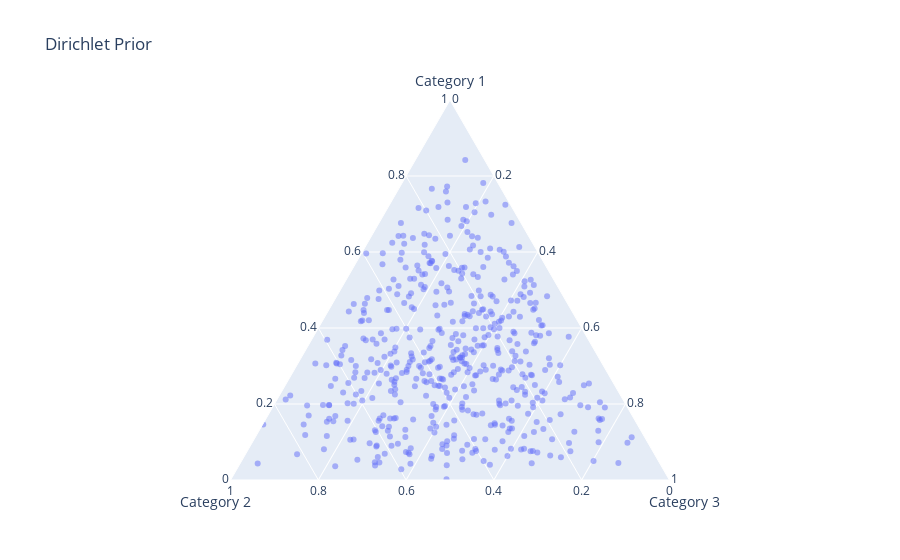
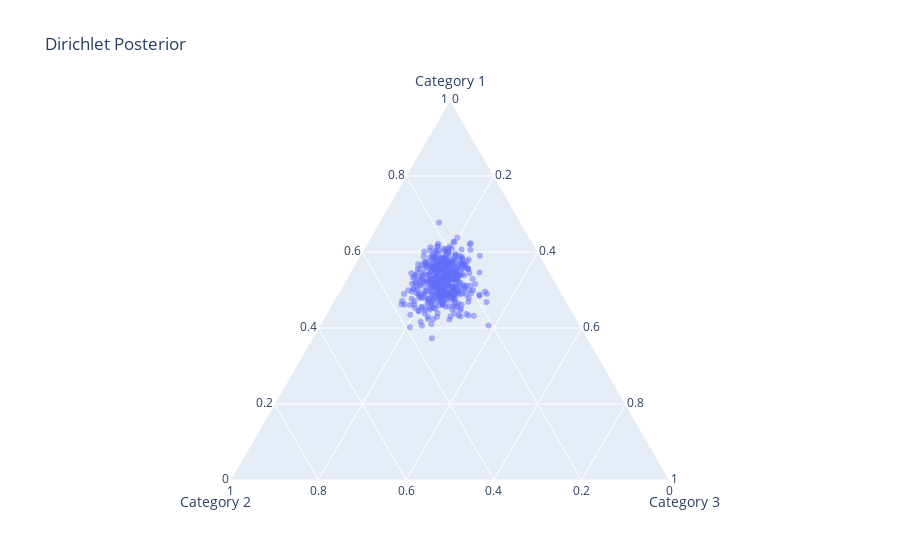

The notebook cell saved with these charts, in order:
### Code cell
# Plot Dirichlet prior
fig_prior = px.scatter_ternary(df_prior, a="Category 1", b="Category 2", c="Category 3",
                                title="Dirichlet Prior",
                                opacity=0.5)
fig_prior.show()

# Plot Dirichlet posterior
fig_posterior = px.scatter_ternary(df_posterior, a="Category 1", b="Category 2", c="Category 3",
                                   title="Dirichlet Posterior",
                                   opacity=0.5)
fig_posterior.show()

### Figure 1 — Plotly figure (JSON) as saved in the notebook; plotly's stock layout.template omitted (floating-point values rounded to 4 significant figures; data arrays with more than 128 entries replaced by an {"elided": "..."} marker saying what was removed)
{"data": [{"a": {"elided": "500 float values"}, "b": {"elided": "500 float values"}, "c": {"elided": "500 float values"}, "hovertemplate": "Category 1=%{a}<br>Category 2=%{b}<br>Category 3=%{c}<extra></extra>", "legendgroup": "", "marker": {"color": "#636efa", "opacity": 0.5, "symbol": "circle"}, "mode": "markers", "name": "", "showlegend": false, "subplot": "ternary", "type": "scatterternary"}], "layout": {"legend": {"tracegroupgap": 0}, "ternary": {"aaxis": {"title": {"text": "Category 1"}}, "baxis": {"title": {"text": "Category 2"}}, "caxis": {"title": {"text": "Category 3"}}, "domain": {"x": [0, 1], "y": [0, 1]}}, "title": {"text": "Dirichlet Prior"}}}

### Figure 2 — Plotly figure (JSON) as saved in the notebook; plotly's stock layout.template omitted (floating-point values rounded to 4 significant figures; data arrays with more than 128 entries replaced by an {"elided": "..."} marker saying what was removed)
{"data": [{"a": {"elided": "500 float values"}, "b": {"elided": "500 float values"}, "c": {"elided": "500 float values"}, "hovertemplate": "Category 1=%{a}<br>Category 2=%{b}<br>Category 3=%{c}<extra></extra>", "legendgroup": "", "marker": {"color": "#636efa", "opacity": 0.5, "symbol": "circle"}, "mode": "markers", "name": "", "showlegend": false, "subplot": "ternary", "type": "scatterternary"}], "layout": {"legend": {"tracegroupgap": 0}, "ternary": {"aaxis": {"title": {"text": "Category 1"}}, "baxis": {"title": {"text": "Category 2"}}, "caxis": {"title": {"text": "Category 3"}}, "domain": {"x": [0, 1], "y": [0, 1]}}, "title": {"text": "Dirichlet Posterior"}}}
